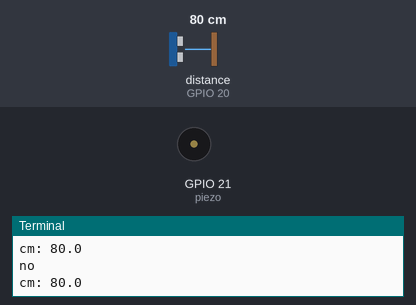
Simulated run of this program. Board: Raspberry Pi (BCM pin numbers). Shown: buzzer (waves = sounding), the last lines printed to the terminal. The test bench sets the inputs (shaded band); at power-on: distance to the obstacle (sensor on GPIO 20) 80 cm. The echo pulse lasts 58.3 µs per cm.

Above: at 1.2 s.
1.3 s: distance to the obstacle (sensor on GPIO 20) set to 33 cm
3.1 s: distance to the obstacle (sensor on GPIO 20) set to 27 cm
At 4.2 s:
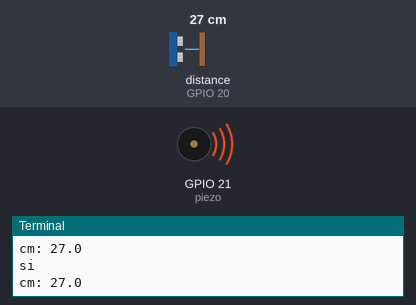
4.9 s: distance to the obstacle (sensor on GPIO 20) set to 2 cm
7.4 s: distance to the obstacle (sensor on GPIO 20) set to 18 cm
At 8.2 s:
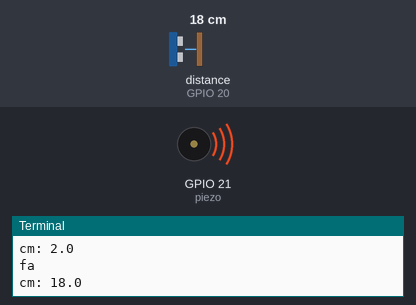
9.9 s: distance to the obstacle (sensor on GPIO 20) set to 13 cm
At 10.7 s:
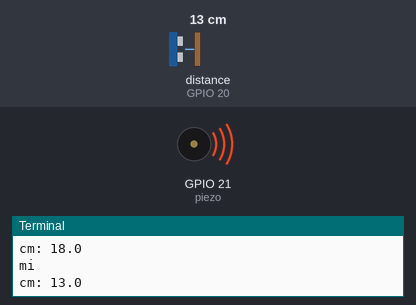
12.4 s: distance to the obstacle (sensor on GPIO 20) set to 22 cm
At 13.5 s:
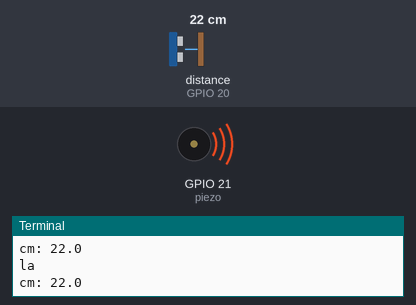
Timing chart, 0 to 15.4 s (numbered marks = the images above; inputs shaded):
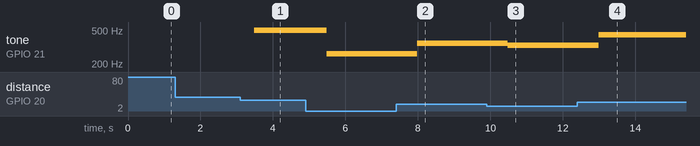

Measured:
- the behaviour switches between 31 and 30 cm on distance to the obstacle (sensor on GPIO 20) (found by bisection; images 0 and 1)
- after the input at 3.1 s, tone on GPIO 21 (piezo): silent → 494 Hz after 0.38 s
- after the input at 4.9 s, tone on GPIO 21 (piezo): 494 Hz → 262 Hz after 0.58 s
- after the input at 7.4 s, tone on GPIO 21 (piezo): 262 Hz → 349 Hz after 0.59 s
- after the input at 9.9 s, tone on GPIO 21 (piezo): 349 Hz → 330 Hz after 0.59 s
- after the input at 12.4 s, tone on GPIO 21 (piezo): 330 Hz → 440 Hz after 0.59 s

The program:

main8-2.py
```python
from gpiozero import DistanceSensor,TonalBuzzer
from time import sleep

piezo = TonalBuzzer(21)

sensor = DistanceSensor(echo=20, trigger=16)

try:
    while True:
        distanceCm = sensor.distance * 100
        if (distanceCm >=0) and (distanceCm<10):
            print("do")
            piezo.play(261.6)
        elif (distanceCm >=10) and (distanceCm<13):
            print("le")
            piezo.play(293.6)
        elif (distanceCm >=13) and (distanceCm<16):
            print("mi")
            piezo.play(329.6)
        elif (distanceCm >=16) and (distanceCm<19):
            print("fa")
            piezo.play(349.2)
        elif (distanceCm >=19) and (distanceCm<22):
            print("sol")
            piezo.play(391.9)
        elif (distanceCm >=22) and (distanceCm<25):
            print("la")
            piezo.play(440.0)
        elif (distanceCm >=25) and (distanceCm<28):
            print("si")
            piezo.play(493.9)
        elif (distanceCm >=28) and (distanceCm<31):
            print("5oc do")
            piezo.play(523.0)
        else:
            print("no")
            piezo.stop()

        print("cm:",distanceCm)
        sleep(0.5)

except KeyboardInterrupt:
    pass
```
